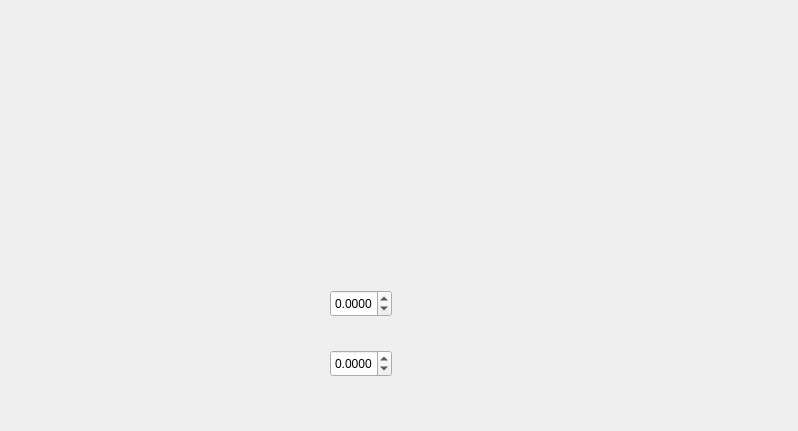
<ui version="4.0" >
 <class>Form</class>
 <widget class="QWidget" name="Form" >
  <property name="geometry" >
   <rect>
    <x>0</x>
    <y>0</y>
    <width>798</width>
    <height>431</height>
   </rect>
  </property>
  <property name="windowTitle" >
   <string>Form</string>
  </property>
  <widget class="CADisplayer" name="CADisplayer" >
   <property name="geometry" >
    <rect>
     <x>150</x>
     <y>100</y>
     <width>111</width>
     <height>31</height>
    </rect>
   </property>
   <property name="nuformat" stdset="0" >
    <enum>CADisplayer::RealThree</enum>
   </property>
   <property name="pvname" >
    <string>leesiHost_sinA</string>
   </property>
  </widget>
  <widget class="CADisplayer" name="CADisplayer_2" >
   <property name="geometry" >
    <rect>
     <x>150</x>
     <y>160</y>
     <width>111</width>
     <height>31</height>
    </rect>
   </property>
   <property name="nuformat" stdset="0" >
    <enum>CADisplayer::RealThree</enum>
   </property>
   <property name="pvname" >
    <string>leesiHost_sinB</string>
   </property>
  </widget>
  <widget class="CADisplayer" name="CADisplayer_3" >
   <property name="geometry" >
    <rect>
     <x>150</x>
     <y>210</y>
     <width>111</width>
     <height>31</height>
    </rect>
   </property>
   <property name="nuformat" stdset="0" >
    <enum>CADisplayer::RealThree</enum>
   </property>
   <property name="pvname" >
    <string>leesiHost_sinC</string>
   </property>
  </widget>
  <widget class="CAQtSignal" name="CAQtSignal" >
   <property name="geometry" >
    <rect>
     <x>190</x>
     <y>320</y>
     <width>51</width>
     <height>31</height>
    </rect>
   </property>
   <property name="pvname" >
    <string>leesiHost_sinA</string>
   </property>
  </widget>
  <widget class="QDoubleSpinBox" name="doubleSpinBox" >
   <property name="geometry" >
    <rect>
     <x>330</x>
     <y>290</y>
     <width>62</width>
     <height>27</height>
    </rect>
   </property>
   <property name="decimals" >
    <number>4</number>
   </property>
   <property name="minimum" >
    <double>-99.989999999999995</double>
   </property>
  </widget>
  <widget class="QDoubleSpinBox" name="doubleSpinBox_2" >
   <property name="geometry" >
    <rect>
     <x>330</x>
     <y>350</y>
     <width>62</width>
     <height>27</height>
    </rect>
   </property>
   <property name="decimals" >
    <number>4</number>
   </property>
   <property name="minimum" >
    <double>-99.989999999999995</double>
   </property>
  </widget>
 </widget>
 <customwidgets>
  <customwidget>
   <class>CADisplayer</class>
   <extends>QWidget</extends>
   <header>caDisplayer.h</header>
  </customwidget>
  <customwidget>
   <class>CAQtSignal</class>
   <extends>QWidget</extends>
   <header>caQtSignal.h</header>
  </customwidget>
 </customwidgets>
 <resources/>
 <connections>
  <connection>
   <sender>CAQtSignal</sender>
   <signal>caQtSignal(double)</signal>
   <receiver>doubleSpinBox</receiver>
   <slot>setValue(double)</slot>
   <hints>
    <hint type="sourcelabel" >
     <x>212</x>
     <y>336</y>
    </hint>
    <hint type="destinationlabel" >
     <x>352</x>
     <y>298</y>
    </hint>
   </hints>
  </connection>
  <connection>
   <sender>CAQtSignal</sender>
   <signal>caQtSignal(double)</signal>
   <receiver>doubleSpinBox_2</receiver>
   <slot>setValue(double)</slot>
   <hints>
    <hint type="sourcelabel" >
     <x>237</x>
     <y>334</y>
    </hint>
    <hint type="destinationlabel" >
     <x>383</x>
     <y>367</y>
    </hint>
   </hints>
  </connection>
 </connections>
</ui>
